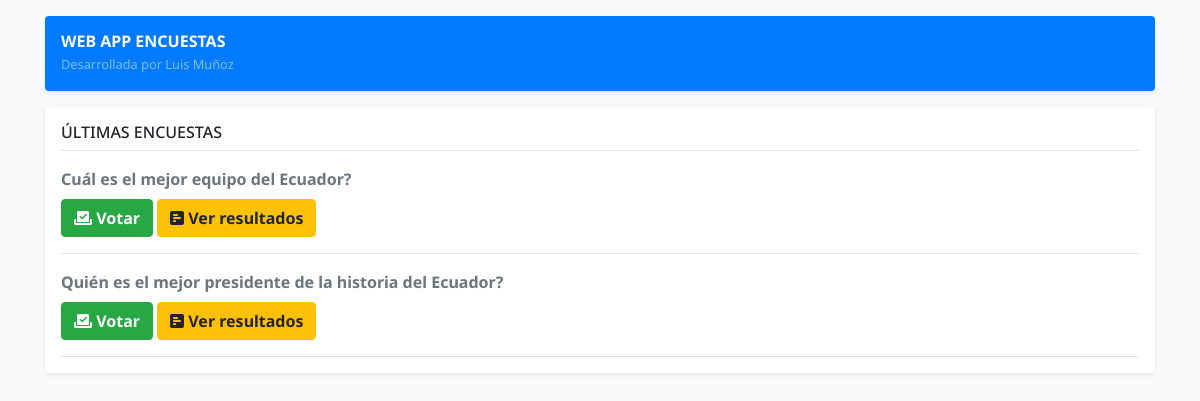
The page / on the database its author committed.
### polls/models.py (models this page shows, shortened)
class Question(models.Model):
    question_text = models.CharField(max_length=200)
    pub_date = models.DateTimeField('date published')

### polls/views.py (the view)
# urls.py: path('', views.IndexPageView.as_view(), name='index'),
class IndexPageView(generic.ListView):
    model = Question
    template_name = 'polls/index.html'
    context_object_name = 'latest_questions_list'
    def get_queryset(self):
        queryset = Question.objects.filter(pub_date__lte=timezone.now())
        queryset = queryset.exclude(choice=None)
        queryset = queryset.order_by('-pub_date')[:5]
        return queryset

### templates/polls/index.html
{% extends 'base.html' %}
{% block content %}
    <div class="my-3 p-3 bg-white rounded shadow-sm">
        <h6 class="border-bottom border-gray pb-2 mb-0">ÚLTIMAS ENCUESTAS</h6>
        {% if latest_questions_list %}
            {% for question in latest_questions_list %}
                <div class="media text-muted pt-3">
                    <div class="media-body pb-3 mb-0 lh-125 border-bottom border-gray">
                        <div class="d-flex mb-2 justify-content-between align-items-center w-100">
                            <strong class="text-gray-dark">{{question.question_text}}</strong>
                        </div>
                        <a class="btn btn-success font-weight-bold" href="{% url 'polls:details' question.id %}" role="button">
                            <i class="fas fa-vote-yea"></i>
                            Votar
                        </a>
                        <a class="btn btn-warning font-weight-bold" href="{% url 'polls:results' question.id %}" role="button">
                            <i class="fas fa-poll-h"></i>
                            Ver resultados
                        </a>
                    </div>
                </div>
            {% endfor %}
        {% else %}
            <div class="alert alert-danger mt-2" role="alert">
                No hay encuestas disponibles
            </div>
        {% endif %}
    </div>
{% endblock %}

### polls/static/polls/style.css (style rules this page uses)
body { font-family: 'Noto Sans', sans-serif; }

### rows shown on the page
Question: question_text "Cuál es el mejor equipo del Ecuador?"
Question: question_text "Quién es el mejor presidente de la historia del Ecuador?"
